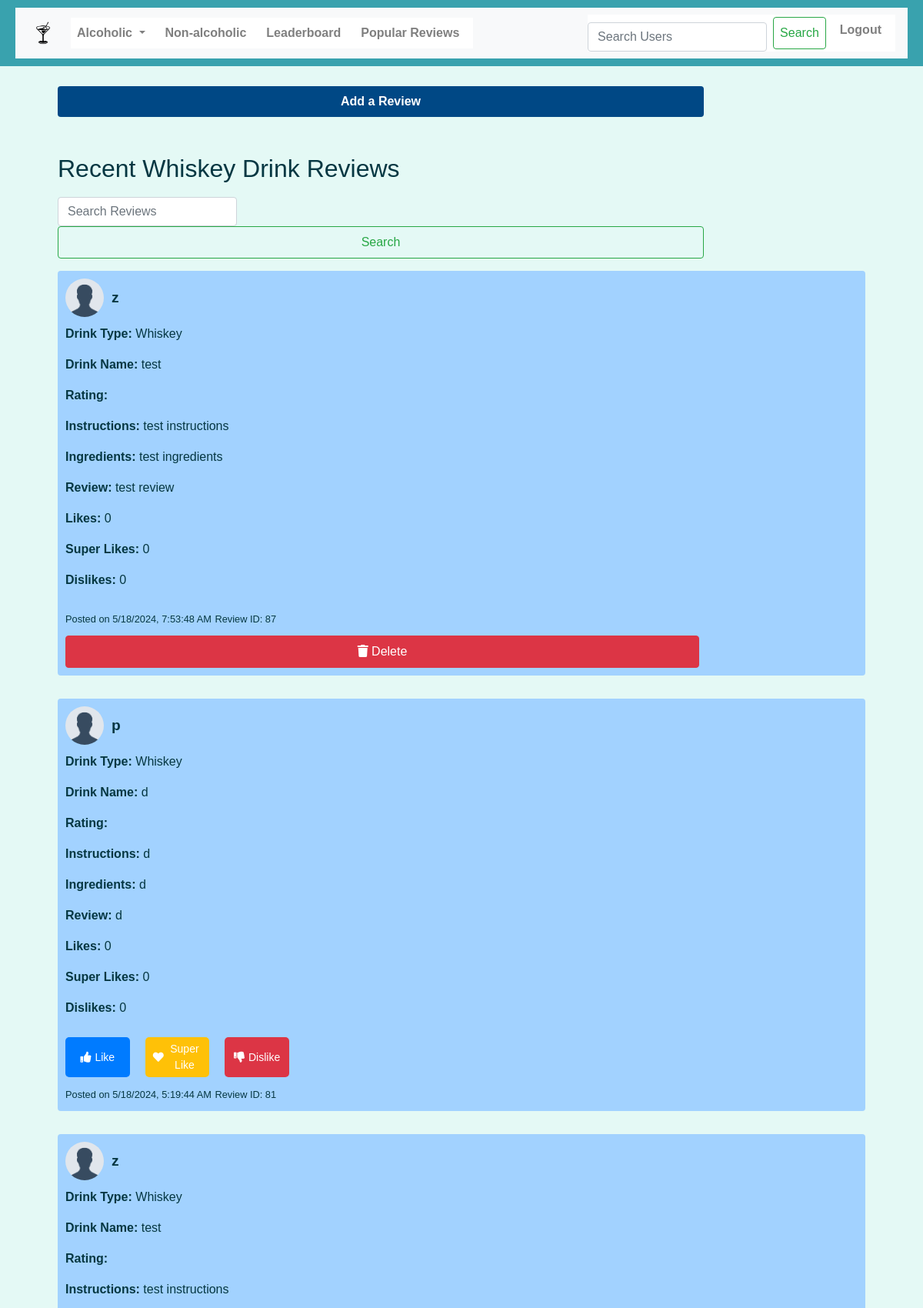
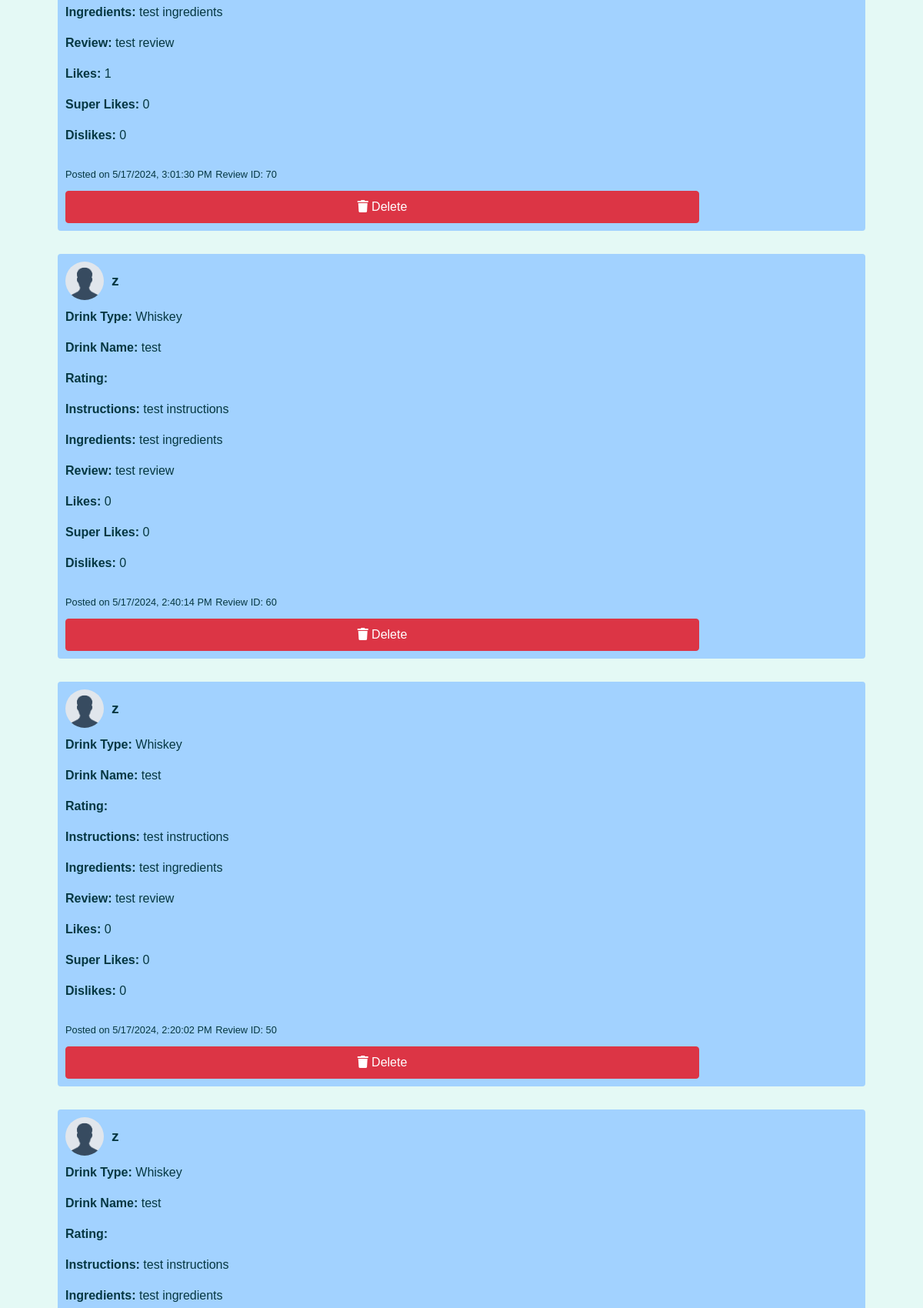
Page /whiskey (signed in, upper part) on the committed database (2 pictures, top to bottom).
### app/models.py (models this page shows, shortened)
class Post(db.Model):
    id = db.Column(db.Integer, primary_key=True)
    content = db.Column(db.Text, nullable=False)
    user_id = db.Column(db.Integer, db.ForeignKey('user.id'), nullable=False)
    drink_type = db.Column(db.String(50), nullable=False)
    created_at = db.Column(db.DateTime, default=datetime.utcnow)
    likes = db.Column(db.Integer, default=0)
    super_likes = db.Column(db.Integer, default=0)
    dislikes = db.Column(db.Integer, default=0)

class User(UserMixin, db.Model):
    id = db.Column(db.Integer, primary_key=True)
    username = db.Column(db.String(80), unique=True, nullable=False)
    email = db.Column(db.String(120), unique=True, nullable=False)
    password_hash = db.Column(db.String(128), nullable=False)
    salt = db.Column(db.String(64), nullable=False)
    created_at = db.Column(db.DateTime, default=datetime.utcnow)
    avatar = db.Column(db.String(120), nullable=False, default='images/avatars/default_avatar.png')
    posts = db.relationship('Post', backref='author', lazy=True)
    @property
    def is_authenticated(self):
        return True

### app/routes.py (the view)
@routes.route('/whiskey')
@login_required
def whiskey():
    recent_reviews = Post.query.filter_by(drink_type='whiskey').order_by(Post.created_at.desc()).all()
    for review in recent_reviews:
        review.user = User.query.get(review.user_id)
    return render_template('drink_review.html', drink_type='Whiskey', reviews=recent_reviews)

### app/templates/drink_review.html (shortened to what this page needs)
{% extends "base.html" %}
{% block content %}
<div class="container">
    <div class="row">
        <div class="col-md-12">
            <button id="toggle-review-form" class="btn btn-primary mb-4">Add a Review</button>
        </div>
    </div>
    <div class="row mt-4">
        <div class="col-md-12">
            <h2>Recent {{ drink_type|replace('_', '-')|capitalize }} Drink Reviews</h2>
            <form id="search-form" class="form-inline mb-3" onsubmit="searchReviews(event)">
                <input class="form-control mr-sm-2" type="search" placeholder="Search Reviews" aria-label="Search" id="search-input" required>
                <button class="btn btn-outline-success my-2 my-sm-0" type="submit">Search</button>
            </form>
            <div id="drink-reviews">
                {% for review in reviews %}
                <div class="review">
                    <div class="review-body">
                        <div class="review-header">
                            <img src="{{ url_for('static', filename=review.user.avatar) }}" alt="{{ review.user.username }}'s avatar" class="avatar">
                            <strong>{{ review.user.username }}</strong>
                        </div>
                        <div class="review-content-container">
                            {% set content_parts = review.content.split(",") %}
                            {% if content_parts|length >= 5 %}
                                <p><strong>Drink Type:</strong> {{ review.drink_type|replace('_', '-')|capitalize }}</p>
                                <p><strong>Drink Name:</strong> {{ content_parts[0].split(":")[1].strip() if ":" in content_parts[0] else "N/A" }}</p>
                                <p><strong>Rating:</strong>
                                </p>
                                <p><strong>Instructions:</strong> {{ content_parts[2].split(":")[1].strip() if ":" in content_parts[2] else "N/A" }}</p>
                                <p><strong>Ingredients:</strong> {{ content_parts[3].split(":")[1].strip() if ":" in content_parts[3] else "N/A" }}</p>
                                <p><strong>Review:</strong> {{ content_parts[4].split(":")[1].strip() if ":" in content_parts[4] else "N/A" }}</p>
                                <p><strong>Likes:</strong> <span id="like-count-{{ review.id }}">{{ review.likes }}</span></p>
                                <p><strong>Super Likes:</strong> <span id="super-like-count-{{ review.id }}">{{ review.super_likes }}</span></p>
                                <p><strong>Dislikes:</strong> <span id="dislike-count-{{ review.id }}">{{ review.dislikes }}</span></p>
                                {% if review.user_id != session['user_id'] %}
                                <div class="review-buttons">
                                    <button class="btn btn-like" onclick="likePost({{ review.id }}, 'like')">
                                        <i class="fas fa-thumbs-up"></i> Like
                                    </button>
                                    <button class="btn btn-super-like" onclick="likePost({{ review.id }}, 'super_like')">
                                        <i class="fas fa-heart"></i> Super Like
                                    </button>
                                    <button class="btn btn-dislike" onclick="likePost({{ review.id }}, 'dislike')">
                                        <i class="fas fa-thumbs-down"></i> Dislike
                                    </button>
                                </div>
                                {% endif %}
                            {% else %}
                                <p>Error: Review content is improperly formatted.</p>
                            {% endif %}
                        </div>
                    </div>
                    <small class="post-time" data-time="{{ review.created_at.isoformat() }}">Posted on {{ review.created_at.strftime('%Y-%m-%d %H:%M:%S') }}</small>
                    <small>Review ID: {{ review.id }}</small>
                    {% if review.user_id == session['user_id'] %}
                        <button onclick="deleteReview('{{ review.id }}')" class="btn btn-danger">
                            <i class="fas fa-trash"></i> Delete
                        </button>
                    {% endif %}
                </div>
                {% endfor %}
            </div>
        </div>
    </div>
</div>
{% endblock %}

### app/static/css/Project.css (style rules this page uses)
html, body { width: 100%; height: 100%; margin: 0; padding: 0; overflow-x: hidden; font-family: Arial, sans-serif; background-color: #a5e1e1; }
.row { width: 100%; height: 100%; display: flex; flex-grow: 1; margin: 0; }
input, .btn { width: 80%; margin-top: 10px; padding: 8px; box-sizing: border-box; }
.btn-primary { background-color: #004885; color: white; border: none; font-weight: bold; }
.btn-danger { color: #fff; background-color: #dc3545; border-color: #dc3545; }
.review { padding-top: 20px; margin-bottom: 30px; }
.review-body { display: flex; flex-direction: column; align-items: flex-start; margin-bottom: 10px; flex-wrap: wrap; }
.review-header { display: flex; align-items: center; margin-right: 20px; margin-bottom: 10px; }
.review-header .avatar { width: 50px !important; height: 50px !important; object-fit: cover !important; border-radius: 50% !important; margin-right: 10px !important; }
.review-header strong { font-size: 1.2em; word-wrap: break-word; }
.review-content-container { max-width: 100%; word-wrap: break-word; white-space: normal; display: inline-block; overflow-wrap: break-word; }
.btn-like, .btn-super-like, .btn-dislike { display: inline-flex; align-items: center; justify-content: center; padding: 5px 10px; font-size: 14px; border: none; border-radius: 5px; color: #fff; cursor: pointer; margin-right: 10px; }
.btn-like { background-color: #007bff; }
.btn-super-like { background-color: #ffc107; }
.btn-dislike { background-color: #dc3545; }
.btn-like i, .btn-super-like i, .btn-dislike i { margin-right: 5px; }
.review-buttons { display: flex; gap: 10px; margin-top: 10px; }

### app/static/css/homepage.css (style rules this page uses)
body { font-family: 'Arial', sans-serif; margin: 0; padding: 0; background-color: #e4f9f5; color: #053742; }
.review { background-color: #a2d2ff; padding: 10px; margin-top: 5px; border-radius: 4px; }

### rows in the picture
Post: avatar (placeholder picture), user.username "z", drink_type "Whiskey", content_parts "test", content_parts "test instructions", content_parts "test ingredients", content_parts "test review", likes "0", super_likes "0", dislikes "0", id "87"
Post: avatar (placeholder picture), user.username "p", drink_type "Whiskey", content_parts "d", likes "0", super_likes "0", dislikes "0", id "81"
Post: avatar (placeholder picture), user.username "z", drink_type "Whiskey", content_parts "test", content_parts "test instructions", content_parts "test ingredients", content_parts "test review", likes "1", super_likes "0", dislikes "0", id "70"
Post: avatar (placeholder picture), user.username "z", drink_type "Whiskey", content_parts "test", content_parts "test instructions", content_parts "test ingredients", content_parts "test review", likes "0", super_likes "0", dislikes "0", id "60"
Post: avatar (placeholder picture), user.username "z", drink_type "Whiskey", content_parts "test", content_parts "test instructions", content_parts "test ingredients", content_parts "test review", likes "0", super_likes "0", dislikes "0", id "50"
Post: avatar (placeholder picture), user.username "z", drink_type "Whiskey", content_parts "test", content_parts "test instructions", content_parts "test ingredients"

### other values in the picture
{{ drink_type|replace('_', '-')|capitalize }} "Whiskey"
